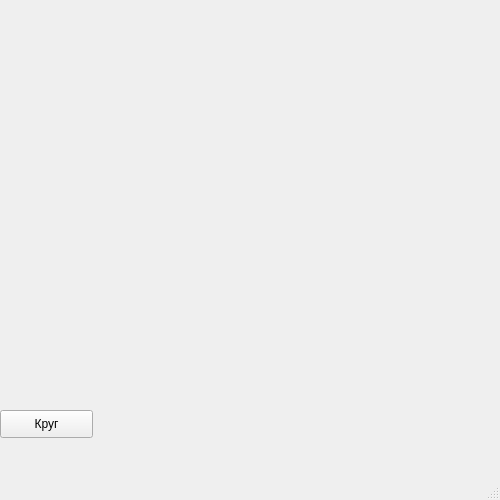
<?xml version="1.0" encoding="UTF-8"?>
<ui version="4.0">
 <class>MainWindow</class>
 <widget class="QMainWindow" name="MainWindow">
  <property name="geometry">
   <rect>
    <x>0</x>
    <y>0</y>
    <width>500</width>
    <height>500</height>
   </rect>
  </property>
  <property name="windowTitle">
   <string>MainWindow</string>
  </property>
  <widget class="QWidget" name="centralwidget">
   <widget class="QPushButton" name="pushButton">
    <property name="geometry">
     <rect>
      <x>0</x>
      <y>410</y>
      <width>93</width>
      <height>28</height>
     </rect>
    </property>
    <property name="text">
     <string>Круг</string>
    </property>
   </widget>
  </widget>
  <widget class="QMenuBar" name="menubar">
   <property name="geometry">
    <rect>
     <x>0</x>
     <y>0</y>
     <width>500</width>
     <height>25</height>
    </rect>
   </property>
  </widget>
  <widget class="QStatusBar" name="statusbar"/>
 </widget>
 <resources/>
 <connections/>
</ui>
